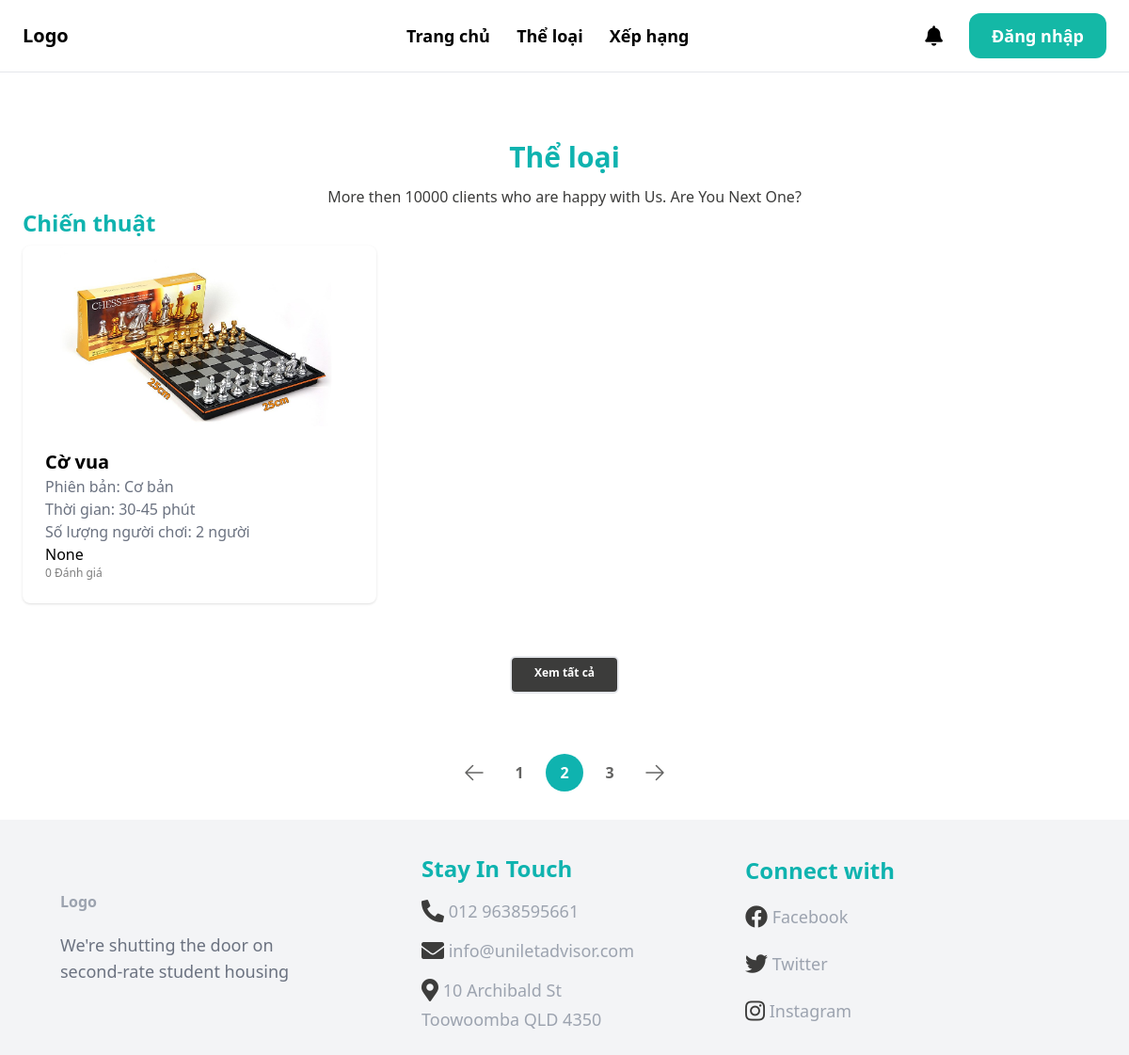
/allCategories/, run on the app's committed database.
### boardgame/models.py (models this page shows, shortened)
class Category(models.Model):
    title = models.CharField(max_length=100, default=None)
    cid = ShortUUIDField(unique=True, primary_key=True, prefix="cat", alphabet='1234567890', length=2, max_length=6)
    description = models.TextField(null=True, blank=True)
    class Meta:
        verbose_name_plural = 'Category'

class  Boardgame(models.Model):
    AGE_RATINGS = (
        ('G', 'Phổ biến'),
        ('7+', 'Trên 7 tuổi'),
        ('12+', 'Trên 12 tuổi'),
        ('16+', 'Trên 16 tuổi'),
        ('18+', 'Trên 18 tuổi'),
    )
    STATUS_BG = (
        ('out_of_stock', 'Boardgame này đã hết'),
        ('stocking', 'Boardgame này vẫn còn'),
    )
    bgid = ShortUUIDField(unique=True, primary_key=True, prefix="bg", alphabet='1234567890', length=2, max_length=6)
    user = models.ForeignKey(User, on_delete=models.SET_NULL, null=True)
    date = models.DateTimeField(default=timezone.now)
    category= models.ForeignKey(Category, on_delete=models.SET_NULL, null=True)
    version = models.ForeignKey(Version, on_delete=models.SET_NULL, null=True)
    title = models.CharField(max_length=100)
    image = models.ImageField(upload_to="user_directory_path")
    description = models.TextField(null=True, blank=True, default="This is the boardgame")
    rule = models.TextField(null=True, blank=True, default="This is rule for boardgame")
    age_rating = models.CharField(choices=AGE_RATINGS, max_length=5, default="G")
    people = models.IntegerField()
    play_time = models.IntegerField()
    price = models.DecimalField(max_digits=99999999999999, decimal_places=2)
    author = models.ForeignKey(Author, on_delete=models.SET_NULL, null=True, blank=True)
    producer = models.ForeignKey(Producer, on_delete=models.SET_NULL, null=True, blank=True)
    publication_year = models.IntegerField(default="2000")
    boardgame_status = models.CharField(choices=STATUS_BG, max_length=20, default="out_of_stock")
    in_stock = models.PositiveIntegerField(default=0)
    order = models.PositiveIntegerField(default=0)
    rental = models.PositiveIntegerField(default=0)
    total = models.PositiveIntegerField(default=0)
    class Meta:
        verbose_name_plural = "Boardgame"
    def get_average_rating(self):
        return self.reviews.aggregate(avg_rating=Avg('rating'))['avg_rating']

class Version(models.Model):
    title = models.CharField(max_length=100, default=None)
    vid = ShortUUIDField(unique=True, primary_key=True, prefix="ver", alphabet='1234567890', length=2, max_length=6)
    description = models.TextField(null=True, blank=True)
    class Meta:
        verbose_name_plural = 'Version'
    def __str__(self):
        return self.title

### core/views.py (the view)
# urls.py: path('allCategories/', views.allCategories, name='allCategories'),
def allCategories(request):
    categories = Category.objects.all()
    return render(request, 'core/allCategories.html',{
        'categories': categories,
    })

### templates/core/allCategories.html (shortened to what this page needs)
{% extends 'core/base.html' %}
{% load static %}
{% block content %}
    <div>
        <div class="text-center pt-12 text-3xl font-bold text-[#0FB3AF]">Thể loại</div>
        <div class="text-center pt-3 text-md text-[#3C3C3B] font-['Open Sans']">More then 10000 clients who are
            happy with Us. Are You Next One?</div>
    </div>
    <div class="grid grid-row-2 gap-2 ">
        {% for categori in categories %}
            <a href="{% url "core:category" categori.cid %}">
                <p class="text-left text-2xl font-bold text-[#0FB3AF]">{{ categori.title }}</p>
            </a>
            <div class="grid grid-cols-3 gap-3 ">
                {% for boardgame in categori.boardgame_set.all|slice:":3" %}
                    <div class="shadow bg-[#ffffff] rounded-lg">
                        <a href="{% url "boardgame:detail" boardgame.bgid %}" class="boardgame-info">
                            <div >
                                <img src="{{ boardgame.image.url }}" class="rounded-t-lg object-contain max-h-48 w-full transition " sizes="100vw">
                            </div>
                            <div class="p-6 rounded-b-xl bg-white-100">
                                <h2 class="text-xl font-bold">{{ boardgame.title }}</h2>
                                <p class="text-gray-500">Phiên bản: {{ boardgame.version }}</p>
                                <p class="text-gray-500">Thời gian: {{ boardgame.play_time }} phút</p>
                                <p class="text-gray-500">Số lượng người chơi: {{ boardgame.people }} người</p>
                                {{boardgame.get_average_rating}}
                                <div class="font-thin text-[#7E7E7E] font-['Open Sans'] text-xs">
                                    {{boardgame.reviews.all.count}} Đánh giá
                                </div>
                            </div>
                        </a>
                    </div>
                {% endfor %}
            </div>
            <div class=" grid  justify-items-center items-center pt-12 ">
                <a  href="{% url "core:category" categori.cid %}"
                    class="rounded-md h-10 border-2 border-primary px-6 py-2 text-xs font-bold bg-[#3C3C3B] text-white text-center hover:bg-[#3C3C3BCC] ">
                    Xem tất cả
                </a>
            </div>
        {% endfor %}
    </div>
    <div class="grid justify-items-center bg-white pt-16 flex items-center flex-wrap">
        <nav aria-label="Page navigation">
            <ul class="inline-flex space-x-2">
                <li><button
                        class="flex items-center justify-center w-10 h-10 text-[#3C3C3BCC]  rounded-full hover:bg-[#BFF5F3]">
                        <svg xmlns="http://www.w3.org/2000/svg" fill="none" viewBox="0 0 24 24" stroke-width="1.5"
                            stroke="currentColor" class="w-full h-full p-2">
                            <path stroke-linecap="round" stroke-linejoin="round"
                                d="M10.5 19.5L3 12m0 0l7.5-7.5M3 12h18" />
                        </svg>
                </li>
                <li><button
                        class="w-10 h-10 text-[#3C3C3BCC] font-bold font-[Open Sans] rounded-full hover:bg-[#BFF5F3]">1</button>
                </li>
                <li><button
                        class="w-10 h-10 text-white font-bold font-[Open Sans] bg-[#0FB3AF] rounded-full hover:bg-[#BFF5F3] ">2</button>
                </li>
                <li><button
                        class="w-10 h-10 text-[#3C3C3BCC] font-bold font-[Open Sans] rounded-full hover:bg-[#BFF5F3]">3</button>
                </li>
                <li><button
                        class="flex items-center justify-center w-10 h-10 text-[#3C3C3BCC] rounded-full hover:bg-[#BFF5F3]">
                        <svg xmlns="http://www.w3.org/2000/svg" fill="none" viewBox="0 0 24 24" stroke-width="1.5"
                            stroke="currentColor" class="w-full h-full p-2">
                            <path stroke-linecap="round" stroke-linejoin="round"
                                d="M13.5 4.5L21 12m0 0l-7.5 7.5M21 12H3" />
                        </svg>
                </li>
            </ul>
        </nav>
    </div>
{% endblock %}

### data on the page
Category: title "Chiến thuật"
Boardgame: image (picture), title "Cờ vua", version "Cơ bản", play_time "30-45", people "2", get_average_rating "None", reviews.all.count "0"
